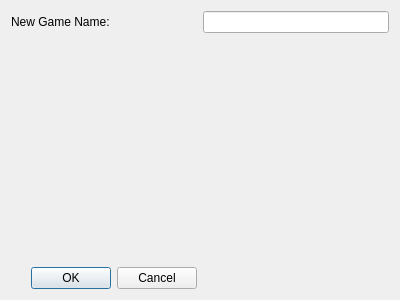
<?xml version="1.0" encoding="UTF-8"?>
<ui version="4.0">
 <class>NewGameDialog</class>
 <widget class="QDialog" name="NewGameDialog">
  <property name="geometry">
   <rect>
    <x>0</x>
    <y>0</y>
    <width>400</width>
    <height>300</height>
   </rect>
  </property>
  <property name="windowTitle">
   <string>New Game</string>
  </property>
  <layout class="QGridLayout" name="gridLayout">
   <item row="1" column="1">
    <spacer name="horizontalSpacer">
     <property name="orientation">
      <enum>Qt::Horizontal</enum>
     </property>
     <property name="sizeHint" stdset="0">
      <size>
       <width>40</width>
       <height>20</height>
      </size>
     </property>
    </spacer>
   </item>
   <item row="0" column="0">
    <widget class="QLabel" name="label">
     <property name="text">
      <string>New Game Name:</string>
     </property>
    </widget>
   </item>
   <item row="3" column="0">
    <widget class="QDialogButtonBox" name="buttonBox">
     <property name="orientation">
      <enum>Qt::Horizontal</enum>
     </property>
     <property name="standardButtons">
      <set>QDialogButtonBox::Cancel|QDialogButtonBox::Ok</set>
     </property>
    </widget>
   </item>
   <item row="1" column="0">
    <spacer name="verticalSpacer">
     <property name="orientation">
      <enum>Qt::Vertical</enum>
     </property>
     <property name="sizeHint" stdset="0">
      <size>
       <width>20</width>
       <height>40</height>
      </size>
     </property>
    </spacer>
   </item>
   <item row="0" column="1">
    <widget class="QLineEdit" name="gameName_lineEdit"/>
   </item>
   <item row="2" column="0">
    <widget class="QLabel" name="error_label">
     <property name="styleSheet">
      <string notr="true">color: rgb(255, 0, 0);</string>
     </property>
     <property name="text">
      <string/>
     </property>
    </widget>
   </item>
  </layout>
 </widget>
 <resources/>
 <connections>
  <connection>
   <sender>buttonBox</sender>
   <signal>accepted()</signal>
   <receiver>NewGameDialog</receiver>
   <slot>accept()</slot>
   <hints>
    <hint type="sourcelabel">
     <x>248</x>
     <y>254</y>
    </hint>
    <hint type="destinationlabel">
     <x>157</x>
     <y>274</y>
    </hint>
   </hints>
  </connection>
  <connection>
   <sender>buttonBox</sender>
   <signal>rejected()</signal>
   <receiver>NewGameDialog</receiver>
   <slot>reject()</slot>
   <hints>
    <hint type="sourcelabel">
     <x>316</x>
     <y>260</y>
    </hint>
    <hint type="destinationlabel">
     <x>286</x>
     <y>274</y>
    </hint>
   </hints>
  </connection>
 </connections>
</ui>
